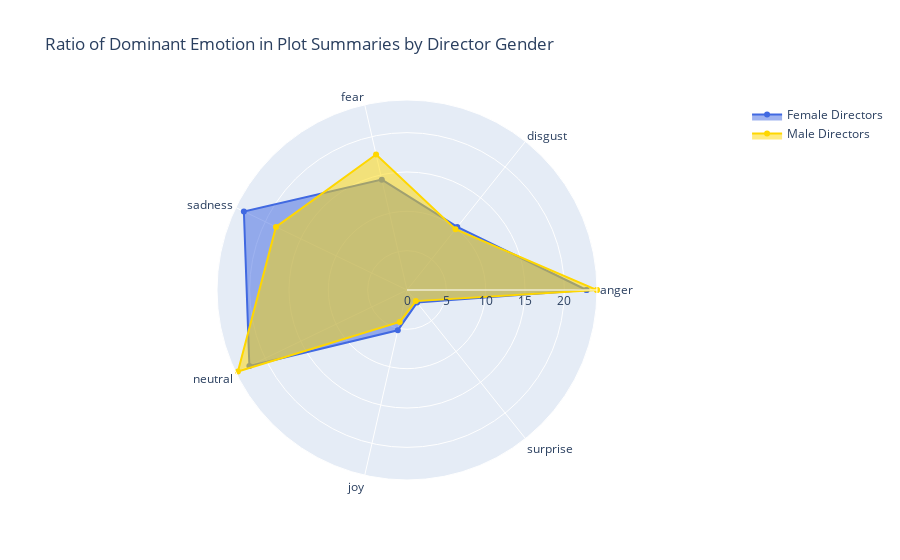

The cell this chart's notebook holds for it:
### Code cell
# graphe araigné pour les dominant émotions

# Préparer les données pour le graphique araignée
categories = character_type_gender_counts_ratio.index.tolist()  # Les émotions
values_female = character_type_gender_counts_ratio['F'].tolist()  # Ratios pour les femmes
values_male = character_type_gender_counts_ratio['M'].tolist()  # Ratios pour les hommes

# Ajouter la première valeur à la fin pour fermer le graphique (cycle complet)
categories += [categories[0]]
values_female += [values_female[0]]
values_male += [values_male[0]]

# Créer le graphique araignée
fig = go.Figure()

fig.add_trace(go.Scatterpolar(
    r=values_female,
    theta=categories,
    fill='toself',
    name='Female Directors',
    marker_color='royalblue'
))

fig.add_trace(go.Scatterpolar(
    r=values_male,
    theta=categories,
    fill='toself',
    name='Male Directors',
    marker_color='gold'
))

# Mise en page du graphique
fig.update_layout(
    polar=dict(
        radialaxis=dict(visible=True, range=[0, max(max(values_female), max(values_male))])
    ),
    title='Ratio of Dominant Emotion in Plot Summaries by Director Gender',
    showlegend=True
)

# Afficher le graphique
fig.show()

### Figure 1 — Plotly figure (JSON) as saved in the notebook; plotly's stock layout.template omitted (floating-point values rounded to 4 significant figures)
{"data": [{"fill": "toself", "marker": {"color": "royalblue"}, "name": "Female Directors", "r": [22.82, 10.25, 14.39, 23.01, 22.24, 5.259, 2.049, 22.82], "theta": ["anger", "disgust", "fear", "sadness", "neutral", "joy", "surprise", "anger"], "type": "scatterpolar"}, {"fill": "toself", "marker": {"color": "gold"}, "name": "Male Directors", "r": [24.15, 9.883, 17.66, 18.49, 23.85, 4.169, 1.805, 24.15], "theta": ["anger", "disgust", "fear", "sadness", "neutral", "joy", "surprise", "anger"], "type": "scatterpolar"}], "layout": {"polar": {"radialaxis": {"range": [0, 24.15], "visible": true}}, "showlegend": true, "title": {"text": "Ratio of Dominant Emotion in Plot Summaries by Director Gender"}}}
